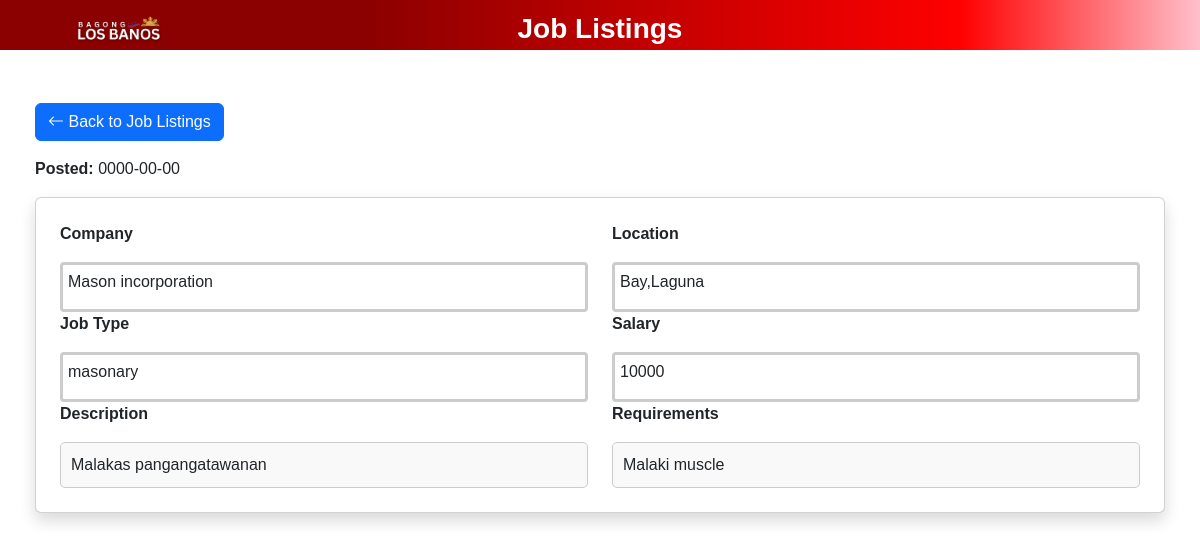
Page /jobdetails.php?id=4 on the committed database.
### tables this page shows
CREATE TABLE `job_post` (
  `id` int(255) NOT NULL,
  `employer_id` int(255) NOT NULL,
  `job_title` varchar(255) NOT NULL,
  `company_name` varchar(255) NOT NULL,
  `job_type` varchar(255) NOT NULL,
  `salary` varchar(255) NOT NULL,
  `job_description` varchar(255) NOT NULL,
  `selected_option` varchar(255) NOT NULL,
  `vacant` int(255) NOT NULL,
  `requirement` varchar(255) NOT NULL,
  `work_location` varchar(255) NOT NULL,
  `education` varchar(255) NOT NULL,
  `remarks` varchar(255) NOT NULL,
  `date_posted` date NOT NULL,
  `is_active` tinyint(6) NOT NULL
);

### jobdetails.php (the view, shortened to what this page needs)
<?php
include 'db.php';
$jobId = (int)$_GET['id'];
$query = "SELECT * FROM job_post WHERE id = $jobId";
$result = $conn->query($query);
$job = $result->fetch_assoc();
?>
<!DOCTYPE html>
<html lang="en">
<head>
    <link href="https://cdn.jsdelivr.net/npm/bootstrap@5.3.0-alpha3/dist/css/bootstrap.min.css" rel="stylesheet">
    <link rel="stylesheet" href="https://cdn.jsdelivr.net/npm/bootstrap-icons/font/bootstrap-icons.css">
    <link rel="stylesheet" href="joblist.css">
</head>
<body>
<div class="header">
    <div class="container">
        <div class="row">
            <div class="col-md-2">
                <a href="index.php" style="display: block; text-decoration: none;">
                    <img src="img/logolb.png" alt="lblogo" style="height: 50px;">
                </a>
            </div>
            <div class="col-md-8">
                <h3 style="margin-top: 5px; font-weight: 900; color: #ffffff;">Job Listings</h3>
            </div>
        </div>
    </div>
</div>
<div class="container mt-5">
    <a href="joblist.php" class="btn btn-primary mb-3"><i class="bi bi-arrow-left"></i> Back to Job Listings</a>
    <p><strong>Posted:</strong> <?= htmlspecialchars($job['date_posted']) ?></p>
    <div class="card shadow p-4">
        <div class="row">
            <div class="col-md-6">
                <p><strong>Company</strong></p>
                <div class="skeleton"><?= htmlspecialchars($job['company_name']) ?></div>
                <p><strong>Job Type</strong></p>
                <div class="skeleton"><?= htmlspecialchars($job['job_type']) ?></div>
                <p><strong>Description</strong></p>
                <div class="scrollable-box"><?= nl2br(htmlspecialchars($job['job_description'])) ?></div>
            </div>
            <div class="col-md-6">
                <p><strong>Location</strong></p>
                <div class="skeleton"><?= htmlspecialchars($job['work_location']) ?></div>
                <p><strong>Salary</strong></p>
                <div class="skeleton"><?= htmlspecialchars($job['salary']) ?></div>
                <p><strong>Requirements</strong></p>
                <div class="scrollable-box"><?= nl2br(htmlspecialchars($job['requirement'])) ?></div>
            </div>
        </div>
    </div>
</div>
</body>
</html>

### joblist.css (style rules this page uses)
body { font-family: Arial, sans-serif; }
.header { background: linear-gradient(to right, #8B0000 30%, #FF0000 80%, #FFC0CB 100%); color: white; height: 50px; width: 100%; text-align: center; }
.container { padding: 5px; }
.col-md-2, .col-md-8 { padding: 2px; }

### jobdetails.php (style rules this page uses)
.skeleton { background: rgb(255, 255, 255); height: 50px; border-radius: 4px; margin-top: 5px; border: 3px solid #ccc; padding: 5px; }
.scrollable-box { max-height: 150px; overflow-y: auto; padding: 10px; border: 1px solid #ccc; background: #f9f9f9; border-radius: 5px; }

### rows in the picture
job_post: date_posted "0000-00-00", company_name "Mason incorporation", job_type "masonary", job_description "Malakas pangangatawanan", work_location "Bay,Laguna", salary "10000", requirement "Malaki muscle"
